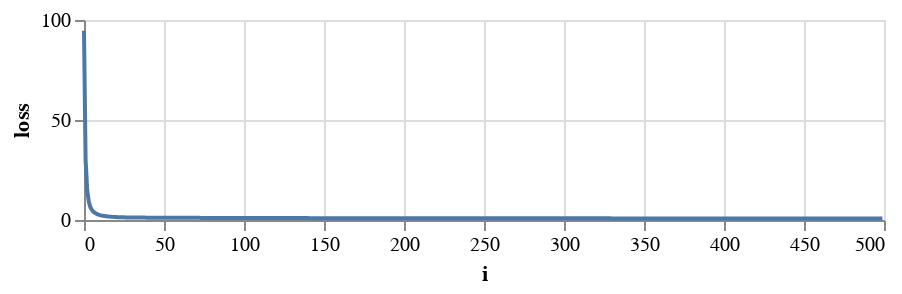

The notebook cell saved with this chart:
### Code cell
loss_df = pd.DataFrame({'i':range(500), 'loss':loss_record})
alt.Chart(loss_df, height=100).mark_line().encode(x='i', y='loss')

### Figure 1 — Vega-Lite specification as saved in the notebook (floating-point values rounded to 4 significant figures; data arrays with more than 128 entries replaced by an {"elided": "..."} marker saying what was removed)
{"$schema": "https://vega.github.io/schema/vega-lite/v3.4.0.json", "config": {"mark": {"tooltip": null}, "view": {"height": 300, "width": 400}}, "data": {"name": "data-73ad1da45bd361e848949589571a665f"}, "datasets": {"data-73ad1da45bd361e848949589571a665f": {"elided": "500 records"}}, "encoding": {"x": {"field": "i", "type": "quantitative"}, "y": {"field": "loss", "type": "quantitative"}}, "height": 100, "mark": "line"}
